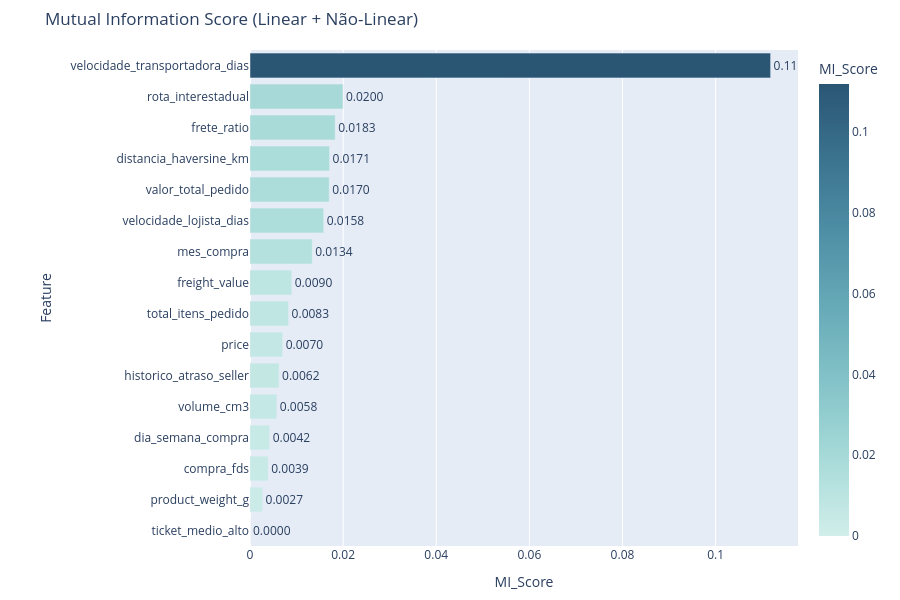

The cell this chart's notebook holds for it:
### Code cell
# 8.1.5 — MUTUAL INFORMATION (A métrica Suprema para Relações Não-Lineares)
# Mutual Information mede a redução da incerteza sobre o Alvo dado o conhecimento das Features.
# É excelente porque pega TODO tipo de relação estatística (linear e não-linear, categóricas ordinais, etc).
print("=== MUTUAL INFORMATION SCORE (Importância Pura) ===")

# Separar X e y sem nulos para o cálculo de MI
df_mi = df[features_num_eda + ['foi_atraso']].dropna()
X_mi = df_mi[features_num_eda]
y_mi = df_mi['foi_atraso']

# Calcular MI (usamos classif pois o alvo é discreto 0/1)
mi_scores = mutual_info_classif(X_mi, y_mi, random_state=42)

df_mi_res = pd.DataFrame({'Feature': features_num_eda, 'MI_Score': mi_scores})
df_mi_res = df_mi_res.sort_values('MI_Score', ascending=False)

print(f"{'Feature':40s} {'MI Score (Bits)':>15s}")
print("-" * 56)
for _, row in df_mi_res.iterrows():
    print(f"  {row['Feature']:38s} {row['MI_Score']:>15.4f}")

fig_mi = px.bar(
    df_mi_res.sort_values('MI_Score'),
    x='MI_Score', y='Feature', orientation='h',
    title='Mutual Information Score (Linear + Não-Linear)',
    text=df_mi_res.sort_values('MI_Score')['MI_Score'].apply(lambda x: f'{x:.4f}'),
    color='MI_Score', color_continuous_scale='Teal'
)
fig_mi.update_traces(textposition='outside')
fig_mi.update_layout(height=600, yaxis={'categoryorder': 'total ascending'}, margin=dict(l=250, r=40, t=50, b=20))
fig_mi.show()

### Figure 1 — Plotly figure (JSON) as saved in the notebook; plotly's stock layout.template omitted (floating-point values rounded to 4 significant figures)
{"data": [{"hovertemplate": "MI_Score=%{marker.color}<br>Feature=%{y}<br>text=%{text}<extra></extra>", "legendgroup": "", "marker": {"color": [0.0, 0.002701, 0.003916, 0.004224, 0.005756, 0.00624, 0.007008, 0.008285, 0.008967, 0.01336, 0.01583, 0.01701, 0.01709, 0.0183, 0.01996, 0.1118], "coloraxis": "coloraxis", "pattern": {"shape": ""}}, "name": "", "orientation": "h", "showlegend": false, "text": ["0.0000", "0.0027", "0.0039", "0.0042", "0.0058", "0.0062", "0.0070", "0.0083", "0.0090", "0.0134", "0.0158", "0.0170", "0.0171", "0.0183", "0.0200", "0.1118"], "textposition": "outside", "type": "bar", "x": [0.0, 0.002701, 0.003916, 0.004224, 0.005756, 0.00624, 0.007008, 0.008285, 0.008967, 0.01336, 0.01583, 0.01701, 0.01709, 0.0183, 0.01996, 0.1118], "xaxis": "x", "y": ["ticket_medio_alto", "product_weight_g", "compra_fds", "dia_semana_compra", "volume_cm3", "historico_atraso_seller", "price", "total_itens_pedido", "freight_value", "mes_compra", "velocidade_lojista_dias", "valor_total_pedido", "distancia_haversine_km", "frete_ratio", "rota_interestadual", "velocidade_transportadora_dias"], "yaxis": "y"}], "layout": {"barmode": "relative", "coloraxis": {"colorbar": {"title": {"text": "MI_Score"}}, "colorscale": [[0, "rgb(209, 238, 234)"], [0.1667, "rgb(168, 219, 217)"], [0.3333, "rgb(133, 196, 201)"], [0.5, "rgb(104, 171, 184)"], [0.6667, "rgb(79, 144, 166)"], [0.8333, "rgb(59, 115, 143)"], [1, "rgb(42, 86, 116)"]]}, "height": 600, "legend": {"tracegroupgap": 0}, "margin": {"b": 20, "l": 250, "r": 40, "t": 50}, "title": {"text": "Mutual Information Score (Linear + Não-Linear)"}, "xaxis": {"anchor": "y", "domain": [0, 1], "title": {"text": "MI_Score"}}, "yaxis": {"anchor": "x", "categoryorder": "total ascending", "domain": [0, 1], "title": {"text": "Feature"}}}}
